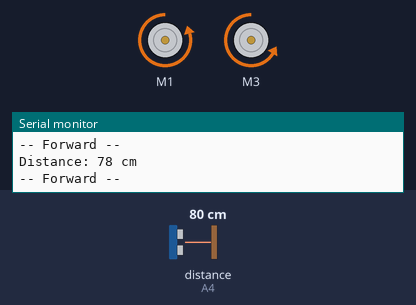
The sketch below on a simulated Arduino Uno, built with avr-gcc and run on an emulated ATmega328P. Parts: 2 × DC motor (green arrow = forward, orange = backward, longer = faster), the last lines printed to the serial monitor. Wiring (inferred from the names in the program): ultrasonic range finder: trigger A5; echo A4. The inputs (shaded band) are chosen by the test bench; at power-on: distance to the obstacle (sensor on A4) 80 cm. The echo pulse lasts 58.3 µs per cm.

Above: at 1.2 s.
1.3 s: distance to the obstacle (sensor on A4) set to 18 cm
4.3 s: distance to the obstacle (sensor on A4) set to 15 cm
At 4.9 s:
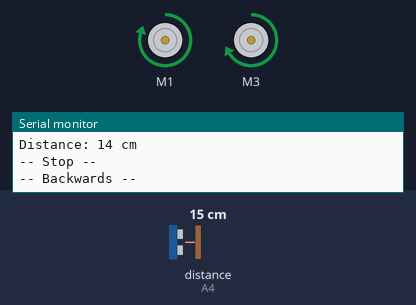
At 5.4 s:
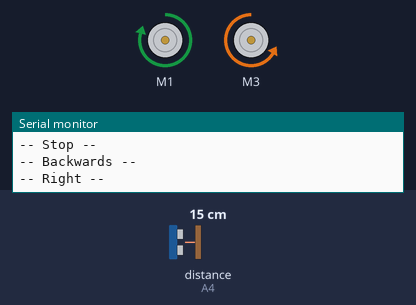
Timing chart, 0 to 13.3 s (numbered marks = the images above; inputs shaded):
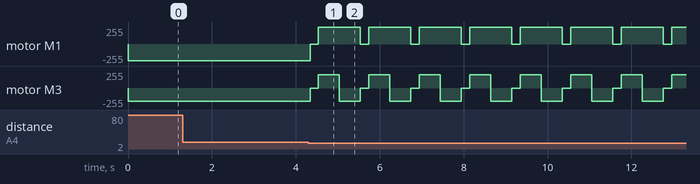

Measured:
- the behaviour switches between 17 and 16 cm on distance to the obstacle (sensor on A4) (found by bisection; images 0 and 1)
- after the input at 4.3 s, motor M1: alternates forward 250/255 for 1.0 s and stopped for 0.20 s, starting at once; motor M3: backward 200/255 → stopped at once, then repeats every 1.2 s: forward 200/255 0.50 s, backward 200/255 0.50 s, stopped 0.20 s

The sketch:

SMARSPing.ino
```cpp
#include <AFMotor.h>

#define echoPin A4
#define trigPin A5
long duration;
int distance;
int current_distance;

AF_DCMotor motor1(1);
AF_DCMotor motor2(3);

void setup() {
    Serial.begin(9600);

    // turn on motor
    motor1.setSpeed(250);
    motor2.setSpeed(200);

    motor1.run(RELEASE);
    motor2.run(RELEASE);

    pinMode(trigPin, OUTPUT);
    pinMode(echoPin, INPUT);
}

void loop() {
    moveForward();
    current_distance = getDistance();
    if(current_distance <= 15){
      moveStop();
      delay(200);
      moveBackward();
      delay(500);
      turnRight();
      delay(500);
    }
}


void moveStop(){
    Serial.println("-- Stop --");
    motor1.run(RELEASE);
    motor2.run(RELEASE);
}

void moveBackward(){
    Serial.println("-- Backwards --");
    motor1.run(FORWARD);
    motor2.run(FORWARD);
}

void moveForward(){
    Serial.println("-- Forward --");
    motor1.run(BACKWARD);
    motor2.run(BACKWARD);
}

void turnLeft(){
    Serial.println("-- Left --");
    motor1.run(BACKWARD);
    motor2.run(FORWARD);
}

void turnRight(){
    Serial.println("-- Right --");
    motor1.run(FORWARD);
    motor2.run(BACKWARD);
}

// https://create.arduino.cc/projecthub/abdularbi17/ultrasonic-sensor-hc-sr04-with-arduino-tutorial-327ff6
int getDistance(){
  digitalWrite(trigPin, LOW);
  delayMicroseconds(2);

  digitalWrite(trigPin, HIGH);
  delayMicroseconds(10);
  digitalWrite(trigPin, LOW);

  duration = pulseIn(echoPin, HIGH);
  distance = duration * 0.034 / 2;

  Serial.print("Distance: ");
  Serial.print(distance);
  Serial.println(" cm");

  return distance;
}
```
